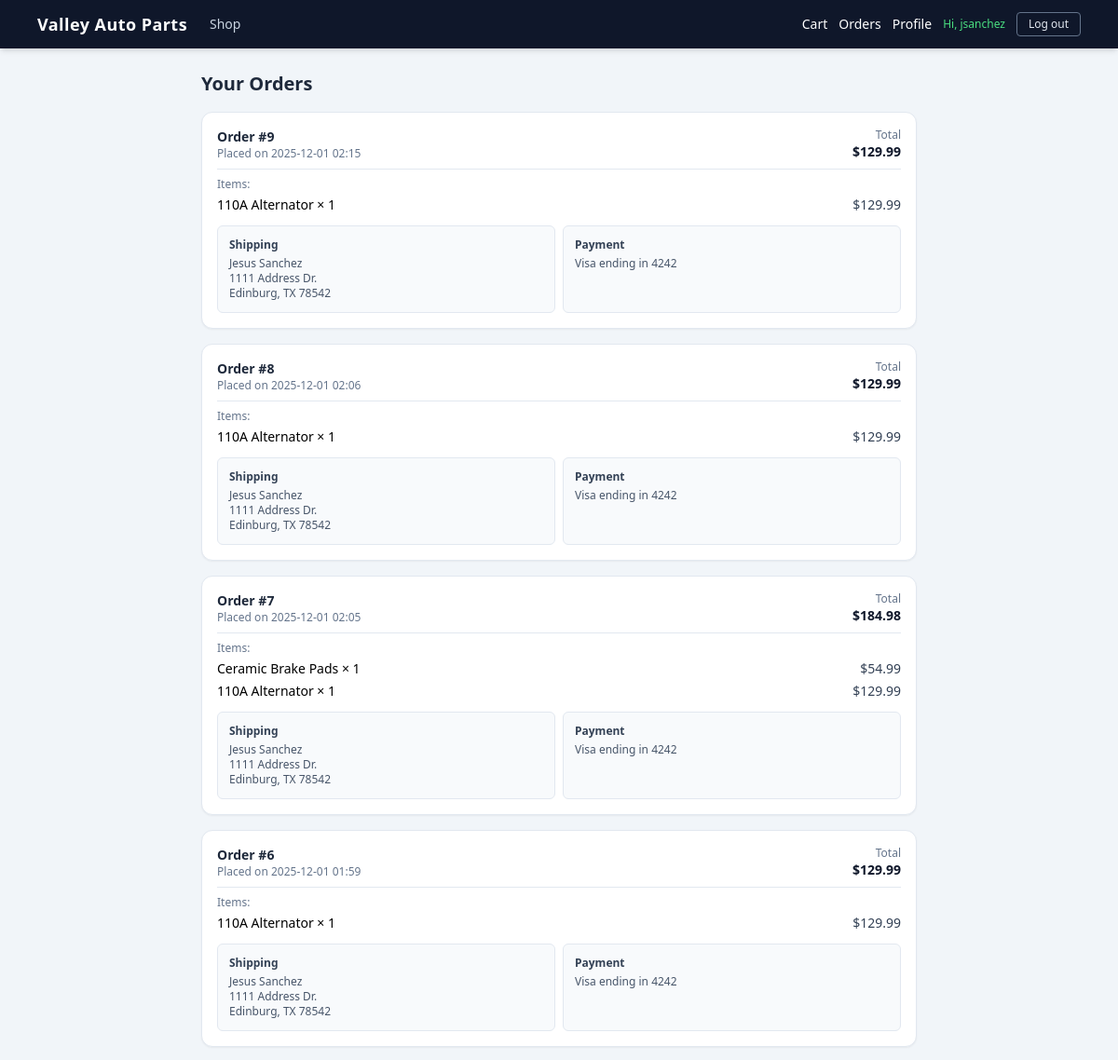
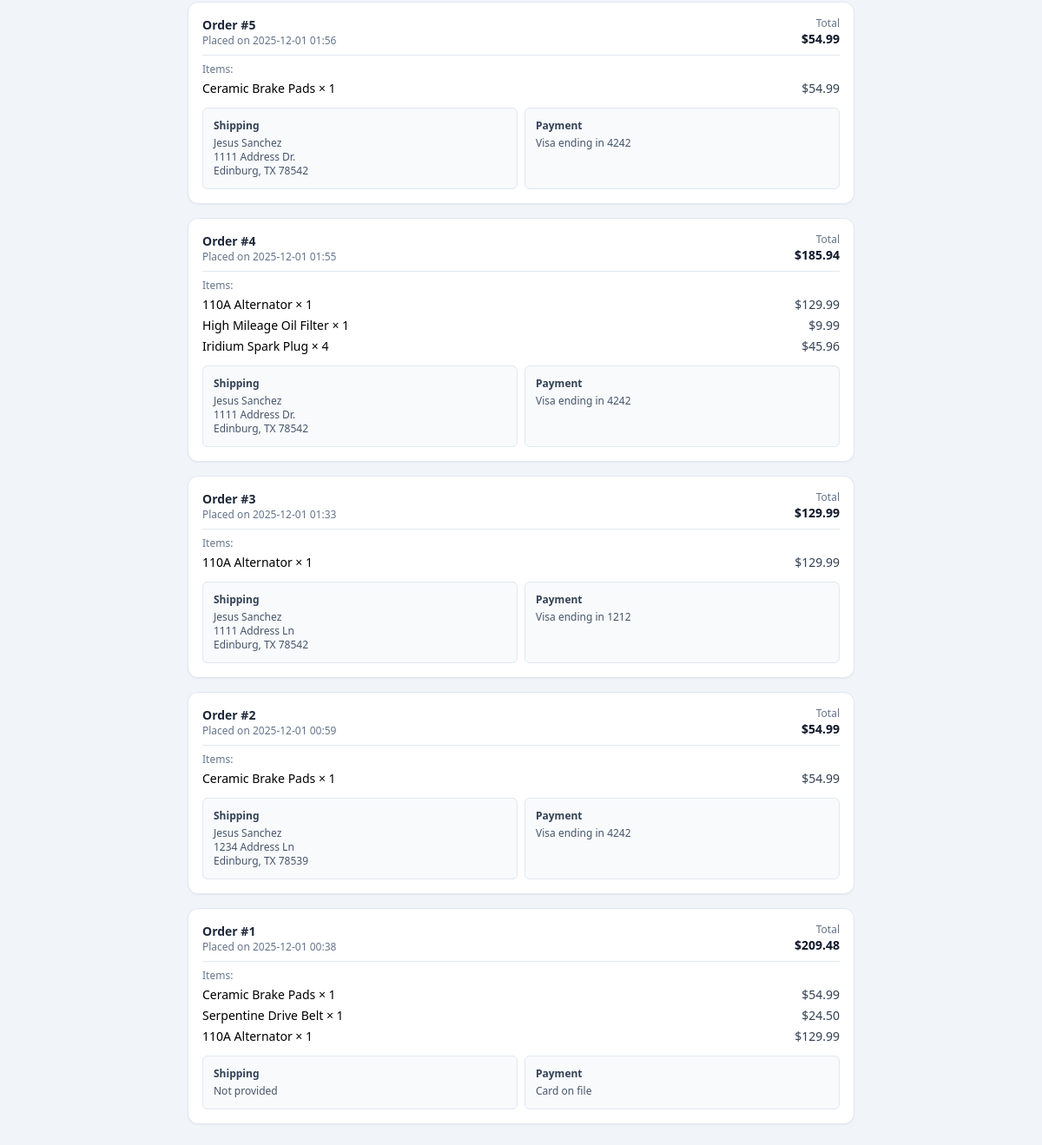
/orders (signed in), run on the app's committed database (2 pictures, top to bottom).
### tables this page shows
CREATE TABLE users (
            id INTEGER PRIMARY KEY AUTOINCREMENT,
            username TEXT UNIQUE NOT NULL,
            email TEXT NOT NULL,
            password_hash TEXT NOT NULL
        , display_name TEXT, card_brand TEXT, card_last4 TEXT, preferred_vehicle TEXT, card_exp TEXT, ship_name TEXT, ship_line1 TEXT, ship_line2 TEXT, ship_city TEXT, ship_state TEXT, ship_zip TEXT, reset_token TEXT, reset_token_expires TEXT);

CREATE TABLE orders (
            id INTEGER PRIMARY KEY AUTOINCREMENT,
            username TEXT NOT NULL,
            created_at TEXT NOT NULL,
            total REAL NOT NULL
        , card_brand TEXT, card_last4 TEXT, shipping_name TEXT, shipping_line1 TEXT, shipping_line2 TEXT, shipping_city TEXT, shipping_state TEXT, shipping_zip TEXT, stripe_pid TEXT);

CREATE TABLE order_items (
            id INTEGER PRIMARY KEY AUTOINCREMENT,
            order_id INTEGER NOT NULL,
            product_id TEXT NOT NULL,
            name TEXT NOT NULL,
            qty INTEGER NOT NULL,
            unit_price REAL NOT NULL,
            line_total REAL NOT NULL,
            FOREIGN KEY(order_id) REFERENCES orders(id)
        );

### app.py (the view)
@app.route("/orders")
def orders():
    username = session.get("username")
    if not username:
        return redirect(url_for("login"))
    user_orders = fetch_orders(username)
    banner = session.pop("order_flash", None)
    return render_template(
        "orders.html",
        logged_in=True,
        username=username,
        orders=user_orders,
        banner=banner,
    )

### app.py (called while the page is built)
def get_db():
    conn = sqlite3.connect(DB_PATH)
    conn.row_factory = sqlite3.Row  # rows behave like dicts
    return conn

@app.context_processor
def inject_user_profile():
    uname = current_user()
    profile = get_user(uname) if uname else None
    display = None
    if profile:
        display = profile.get("display_name") or uname
    return {
        "nav_display_name": display or uname,
        "nav_profile": profile,
    }

def current_user():
    return session.get("username")

def get_user(username):
    conn = get_db()
    row = conn.execute(
        """
        SELECT username, email, display_name, card_brand, card_last4, card_exp, preferred_vehicle,
               ship_name, ship_line1, ship_line2, ship_city, ship_state, ship_zip,
               reset_token, reset_token_expires
        FROM users
        WHERE username = ?
        """,
        (username,),
    ).fetchone()
    conn.close()
    return dict(row) if row else None

### templates/orders.html (shortened to what this page needs)
{% extends "base.html" %}
{% block content %}
<div class="max-w-3xl mx-auto">
  <h1 class="text-xl font-semibold text-slate-800 mb-4">
    Your Orders
  </h1>
  {% if not orders %}
    <p class="text-sm text-slate-600">
      You don't have any orders yet. Add items to your cart and place an order to see it here.
    </p>
  {% else %}
    <div class="space-y-4">
      {% for order in orders %}
      <div class="bg-white border border-slate-200 rounded-xl shadow-sm p-4 text-sm">
        <div class="flex justify-between items-center mb-2">
          <div>
            <div class="font-semibold text-slate-800">
              Order #{{ order.order_id }}
            </div>
            <div class="text-xs text-slate-500">
              Placed on {{ order.created_at }}
            </div>
          </div>
          <div class="text-right">
            <div class="text-xs text-slate-500">Total</div>
            <div class="font-semibold text-slate-900">
              ${{ '%.2f'|format(order.total) }}
            </div>
          </div>
        </div>
        <div class="border-t border-slate-200 pt-2 mt-2">
          <div class="text-xs text-slate-500 mb-1">
            Items:
          </div>
          <ul class="space-y-1">
            {% for item in order['items'] %}
            <li class="flex justify-between">
              <span>
                {{ item.name }} &times; {{ item.qty }}
              </span>
              <span class="text-slate-700">
                ${{ '%.2f'|format(item.line_total) }}
              </span>
            </li>
            {% endfor %}
          </ul>
        </div>
        <div class="mt-3 grid gap-2 text-xs text-slate-600 md:grid-cols-2">
          <div class="bg-slate-50 border border-slate-200 rounded-md p-3">
            <div class="font-semibold text-slate-700 mb-1">Shipping</div>
            {% set ship = order.shipping %}
            {% if ship.name or ship.line1 %}
              <div>{{ ship.name }}</div>
              <div>{{ ship.line1 }}</div>
              <div>{{ ship.city }}, {{ ship.state }} {{ ship.zip }}</div>
            {% else %}
              <div>Not provided</div>
            {% endif %}
          </div>
          <div class="bg-slate-50 border border-slate-200 rounded-md p-3">
            <div class="font-semibold text-slate-700 mb-1">Payment</div>
            {% if order.card_brand %}
              <div>{{ order.card_brand }} ending in {{ order.card_last4 }}</div>
            {% else %}
              <div>Card on file</div>
            {% endif %}
          </div>
        </div>
      </div>
      {% endfor %}
    </div>
  {% endif %}
</div>
{% endblock %}

### templates/base.html (shortened to what this page needs)
<!DOCTYPE html>
<html lang="en">
<head>
  <script src="https://cdn.tailwindcss.com"></script>
</head>
<body class="bg-slate-100 min-h-screen flex flex-col">
  <nav class="bg-slate-900 text-white shadow-md">
    <div class="max-w-6xl mx-auto px-4 py-3 flex flex-col gap-3 sm:flex-row sm:items-center sm:justify-between">
      <div class="flex flex-col sm:flex-row sm:items-center gap-2 sm:gap-6">
        <a href="{{ url_for('shop') }}" class="text-lg font-semibold tracking-wide">
          Valley Auto Parts
        </a>
        <div class="flex gap-4 text-sm text-slate-300">
          <a
            href="{{ url_for('shop') }}"
            class="hover:text-white {% if request.path == '/' %}text-white font-medium{% endif %}"
          >
            Shop
          </a>
        </div>
      </div>
      <div class="flex items-center gap-3 text-sm">
        {% if logged_in %}
          <a
            href="{{ url_for('cart') }}"
            class="hover:text-white {% if request.path == '/cart' %}text-white font-medium{% endif %}"
          >
            Cart
          </a>
          <a
            href="{{ url_for('orders') }}"
            class="hover:text-white {% if request.path == '/orders' %}text-white font-medium{% endif %}"
          >
            Orders
          </a>
          <a
            href="{{ url_for('profile') }}"
            class="hover:text-white {% if request.path == '/profile' %}text-white font-medium{% endif %}"
          >
            Profile
          </a>
          <span class="text-accent text-xs font-medium">
            Hi, {{ nav_display_name or username }}
          </span>
          <a
            href="{{ url_for('logout') }}"
            class="border border-slate-500 text-slate-200 hover:bg-slate-700 hover:text-white text-xs font-medium rounded px-3 py-1 transition"
          >
            Log out
          </a>
        {% endif %}
      </div>
    </div>
  </nav>
  <main class="flex-1 max-w-6xl w-full mx-auto p-4 sm:p-6">
    {% block content %}{% endblock %}
  </main>
</body>
</html>

### data on the page
users: display_name "jsanchez"
orders: order_id "9", created_at "2025-12-01 02:15", total "129.99", name "Jesus Sanchez", line1 "1111 Address Dr.", city "Edinburg", state "TX", zip "78542", card_brand "Visa", card_last4 "4242"
order_items: name "110A Alternator", qty "1", line_total "129.99"
orders: order_id "8", created_at "2025-12-01 02:06", total "129.99", name "Jesus Sanchez", line1 "1111 Address Dr.", city "Edinburg", state "TX", zip "78542", card_brand "Visa", card_last4 "4242"
order_items: name "110A Alternator", qty "1", line_total "129.99"
orders: order_id "7", created_at "2025-12-01 02:05", total "184.98", name "Jesus Sanchez", line1 "1111 Address Dr.", city "Edinburg", state "TX", zip "78542", card_brand "Visa", card_last4 "4242"
order_items: name "Ceramic Brake Pads", qty "1", line_total "54.99"
order_items: name "110A Alternator", qty "1", line_total "129.99"
orders: order_id "6", created_at "2025-12-01 01:59", total "129.99", name "Jesus Sanchez", line1 "1111 Address Dr.", city "Edinburg", state "TX", zip "78542", card_brand "Visa", card_last4 "4242"
order_items: name "110A Alternator", qty "1", line_total "129.99"
orders: order_id "5", created_at "2025-12-01 01:56", total "54.99", name "Jesus Sanchez", line1 "1111 Address Dr.", city "Edinburg", state "TX", zip "78542", card_brand "Visa", card_last4 "4242"
order_items: name "Ceramic Brake Pads", qty "1", line_total "54.99"
orders: order_id "4", created_at "2025-12-01 01:55", total "185.94", name "Jesus Sanchez", line1 "1111 Address Dr.", city "Edinburg", state "TX", zip "78542", card_brand "Visa", card_last4 "4242"
order_items: name "110A Alternator", qty "1", line_total "129.99"
order_items: name "High Mileage Oil Filter", qty "1", line_total "9.99"
order_items: name "Iridium Spark Plug", qty "4", line_total "45.96"
orders: order_id "3", created_at "2025-12-01 01:33", total "129.99", name "Jesus Sanchez", line1 "1111 Address Ln", city "Edinburg", state "TX", zip "78542", card_brand "Visa", card_last4 "1212"
order_items: name "110A Alternator", qty "1", line_total "129.99"
orders: order_id "2", created_at "2025-12-01 00:59", total "54.99", name "Jesus Sanchez", line1 "1234 Address Ln", city "Edinburg", state "TX", zip "78539", card_brand "Visa", card_last4 "4242"
order_items: name "Ceramic Brake Pads", qty "1", line_total "54.99"
orders: order_id "1", created_at "2025-12-01 00:38", total "209.48", shows "Not provided", shows "Card on file"
order_items: name "Ceramic Brake Pads", qty "1", line_total "54.99"
order_items: name "Serpentine Drive Belt", qty "1", line_total "24.50"
order_items: name "110A Alternator", qty "1", line_total "129.99"
